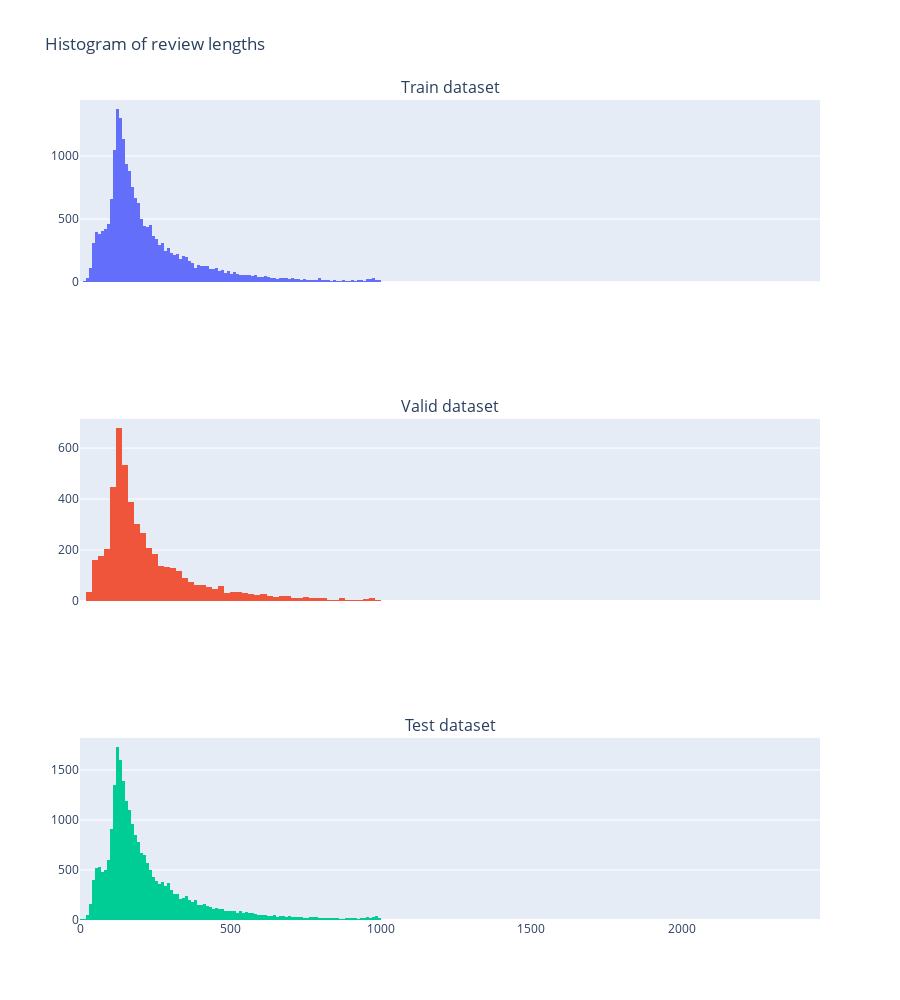

Here is the notebook cell this chart was saved with:
### Markdown cell above
### Reviews' length

### Code cell
import plotly.graph_objects as go
from plotly.subplots import make_subplots

fig = make_subplots(
    rows=3,
    cols=1,
    shared_xaxes=True,
    subplot_titles=['Train dataset', 'Valid dataset', 'Test dataset']
)

trace0 = go.Histogram(
    x=train['review'].map(lambda s: len(s.split(' '))),
)
trace1 = go.Histogram(
    x=valid['review'].map(lambda s: len(s.split(' ')))
)
trace2 = go.Histogram(
    x=test['review'].map(lambda s: len(s.split(' ')))
)

fig.append_trace(trace0, 1, 1)
fig.append_trace(trace1, 2, 1)
fig.append_trace(trace2, 3, 1)

fig.update_layout(
    height=1000,
    showlegend=False,
    title_text="Histogram of review lengths"
)

fig.show()

### Figure 1 — Plotly figure (JSON) as saved in the notebook; plotly's stock layout.template omitted (floating-point values rounded to 4 significant figures; data arrays with more than 128 entries replaced by an {"elided": "..."} marker saying what was removed)
{"data": [{"type": "histogram", "x": {"elided": "20000 int values"}, "xaxis": "x", "yaxis": "y"}, {"type": "histogram", "x": {"elided": "5000 int values"}, "xaxis": "x2", "yaxis": "y2"}, {"type": "histogram", "x": {"elided": "25000 int values"}, "xaxis": "x3", "yaxis": "y3"}], "layout": {"annotations": [{"font": {"size": 16}, "showarrow": false, "text": "Train dataset", "x": 0.5, "xanchor": "center", "xref": "paper", "y": 1.0, "yanchor": "bottom", "yref": "paper"}, {"font": {"size": 16}, "showarrow": false, "text": "Valid dataset", "x": 0.5, "xanchor": "center", "xref": "paper", "y": 0.6111, "yanchor": "bottom", "yref": "paper"}, {"font": {"size": 16}, "showarrow": false, "text": "Test dataset", "x": 0.5, "xanchor": "center", "xref": "paper", "y": 0.2222, "yanchor": "bottom", "yref": "paper"}], "height": 1000, "showlegend": false, "title": {"text": "Histogram of review lengths"}, "xaxis": {"anchor": "y", "domain": [0.0, 1.0], "matches": "x3", "showticklabels": false}, "xaxis2": {"anchor": "y2", "domain": [0.0, 1.0], "matches": "x3", "showticklabels": false}, "xaxis3": {"anchor": "y3", "domain": [0.0, 1.0]}, "yaxis": {"anchor": "x", "domain": [0.7778, 1.0]}, "yaxis2": {"anchor": "x2", "domain": [0.3889, 0.6111]}, "yaxis3": {"anchor": "x3", "domain": [0.0, 0.2222]}}}
